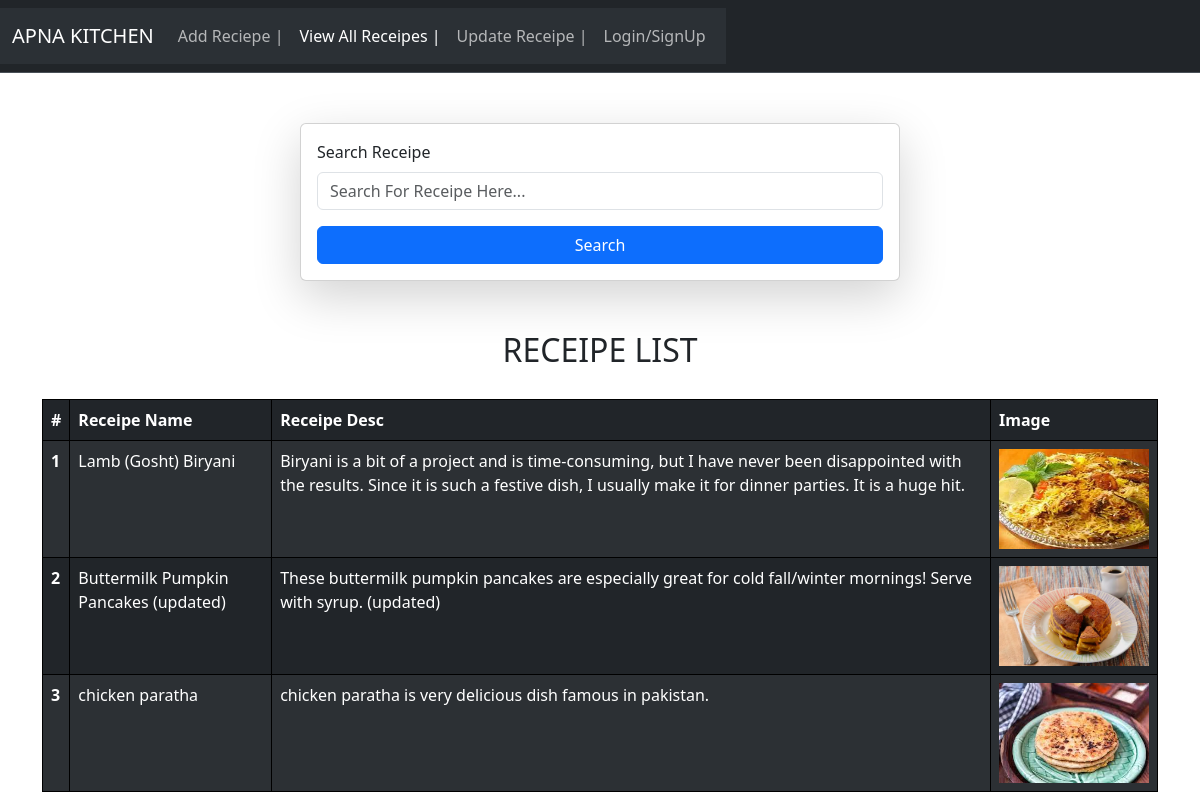
Screenshot of /view-all/ with the database file from the repository.
### vege/models.py (models this page shows)
class Receipe(models.Model):
    user = models.ForeignKey(User, on_delete=models.SET_NULL, null=True, blank=True)
    receipe_name = models.CharField(max_length=100)
    receipe_description = models.TextField()
    receipe_image = models.ImageField(upload_to="images")

### vege/views.py (the view)
# urls.py: path('view-all/', view_all, name='view-all'),
def view_all(request):
    receipe_list = Receipe.objects.all()
    if request.GET.get('search'):
        receipe_list = Receipe.objects.filter(receipe_name__icontains = request.GET.get('search'))
    context = {'receipes': receipe_list}
    return render(request, 'view_all.html', context)

### vege/templates/view_all.html (shortened to what this page needs)
<!DOCTYPE html>
<html lang="en">
<head>
    <link href="https://cdn.jsdelivr.net/npm/bootstrap@5.3.2/dist/css/bootstrap.min.css" rel="stylesheet">
</head>
<body>
<nav class="navbar bg-dark border-bottom border-body" data-bs-theme="dark">
  <nav class="navbar navbar-expand-lg bg-body-tertiary">
    <div class="container-fluid">
      <a class="navbar-brand" href="http://127.0.0.1:8000/view-all/">APNA KITCHEN</a>
      <div class="collapse navbar-collapse" id="navbarNavDropdown">
        <ul class="navbar-nav">
          <li class="nav-item">
            <a class="nav-link " aria-current="page" href="http://127.0.0.1:8000/add-receipe/">Add Reciepe | </a>
          </li>
          <li class="nav-item">
            <a class="nav-link active" href="http://127.0.0.1:8000/view-all/">View All Receipes | </a>
          </li>
          <li class="nav-item">
            <a class="nav-link" href="http://127.0.0.1:8000/update-receipe/">Update Receipe | </a>
          </li>
          {% if request.user.is_authenticated %}
          <li class="nav-item">
            <a class="nav-link" href="http://127.0.0.1:8000/logout/">Logout</a>
          </li>
          {% else %}
          <li class="nav-item">
            <a class="nav-link" href="http://127.0.0.1:8000/login/">Login/SignUp</a>
          </li>
          {% endif %}
        </ul>
      </div>
    </div>
  </nav>
</nav>
<div class="mt-5">
  <div class="mx-auto col-6">
    <form class="mx-auto card p-3 shadow-lg">
      <div class="mb-3">
          <label for="exampleInputEmail1" class="form-label">Search Receipe</label>
          <input name="search"  type="text" placeholder="Search For Receipe Here..." class="form-control" >
        </div>
        <button type="submit" class="btn btn-primary">Search</button>
  </form>
  </div>
</div>
<div class="container">
      <h2 style="text-align: center; margin-top: 30px; margin-bottom: 30px;">RECEIPE LIST</h2>
    <table class="table table-dark table-striped">
        <thead>
          <tr>
            <th scope="col">#</th>
            <th scope="col">Receipe Name</th>
            <th scope="col">Receipe Desc</th>
            <th scope="col">Image</th>
          </tr>
        </thead>
        <tbody>
            {% for receipe in receipes %}
          <tr>
            <th scope="row">{{forloop.counter}}</th>
            <td>{{receipe.receipe_name}}</td>
            <td>{{receipe.receipe_description}}</td>
            <td>
                <img src="{{ MEDIA_URL }}{{ receipe.receipe_image.url }}" alt="Receipe Image" style="height: 100px; width: 150px;">
            </td>
          </tr>
           {% endfor %}
        </tbody>
      </table>
</div>
</body>
</html>

### vege/templates/view_all.html (style rules this page uses)
form { margin: 50px 0px; }
table, td, th { border: 1px solid black; }

### rows the page displays
Receipe: receipe_name "Lamb (Gosht) Biryani", receipe_description "Biryani is a bit of a project and is time-consuming, but I have never been disappointed with the results. Since it is such a festive dish, I usually make it for dinner parties. It is a huge hit.", receipe_image (picture)
Receipe: receipe_name "Buttermilk Pumpkin Pancakes (updated)", receipe_description "These buttermilk pumpkin pancakes are especially great for cold fall/winter mornings! Serve with syrup. (updated)", receipe_image (picture)
Receipe: receipe_name "chicken paratha", receipe_description "chicken paratha is very delicious dish famous in pakistan.", receipe_image (picture)
